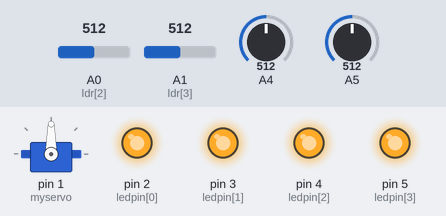
This sketch was run on a simulated Arduino Uno, built with avr-gcc and run on an emulated ATmega328P. Parts: servo, output pins drawn as LEDs (lit = HIGH). Inputs (shaded band) come from the test bench; at power-on: A0 (ldr[2]) = 512, A1 (ldr[3]) = 512, A4 = 512, A5 = 512.

Above: at 0.1 s.
Timing chart, 0 to 1.6 s (numbered marks = the images above):
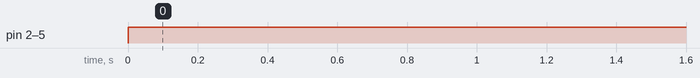

The sketch:

linefollow.ino
```cpp
#include<Servo.h>
int ldr[4]={12,13,14,15},ledpin[4]={2,3,4,5},sum=0,fum=0,d[8]={-40,-30,-20,-10,10,20,30,40},count=0,value[100],avg[4],temp,h,z[4];
Servo myservo;
float dir,meandir;
void setup()
{
  myservo.attach(1);
  for(int i=0;i<4;i++)
  {
    pinMode(ldr[i],INPUT);
  }
  for(int i=0;i<4;i++)
  {
    pinMode(ledpin[i],OUTPUT);
  }

}

void calib()
{
  int i;
  for(int x=0;x<4;i++)
  {
  for(i=0;i<100;i++)
  {
    value[i]=analogRead(ldr[x]);
    delay(10);
  }
  for(int i=0;i<100;i++)
  {
   for(int j=0;j<99;j++)
  {
    if(value[j]<value[j+1])
    {
      temp=value[j];
      value[j]=value[j+1];
      value[j+1]=temp;
    }
  }
  }
  avg[x]=(value[0]+value[99])/2;
  }
}

void loop()
{
  for(int i=0;i<4;i++)
  {
    h=analogRead(ldr[i]);
    if(h>avg[i])
    {
    digitalWrite(ledpin[i],HIGH);
    count++;
    }
    else
    digitalWrite(ledpin[i],LOW);
    ledpin[i]=z[i];
  }
  for(int i=0;i<4;i++)
  {
    if(z[i]==HIGH)
    {
      i+=sum;sum=i;
      d[i]+=fum;
      fum=d[i];
    }
  }
  dir=sum/count;
  meandir=fum/count;
  myservo.write(90+meandir);
  count=0;
  sum=0;
  fum=0;
}
```

Measured:
- by itself, pin 2 (ledpin[0]), pin 3 (ledpin[1]), pin 4 (ledpin[2]), pin 5 (ledpin[3]): LOW → HIGH at 0.00 s
